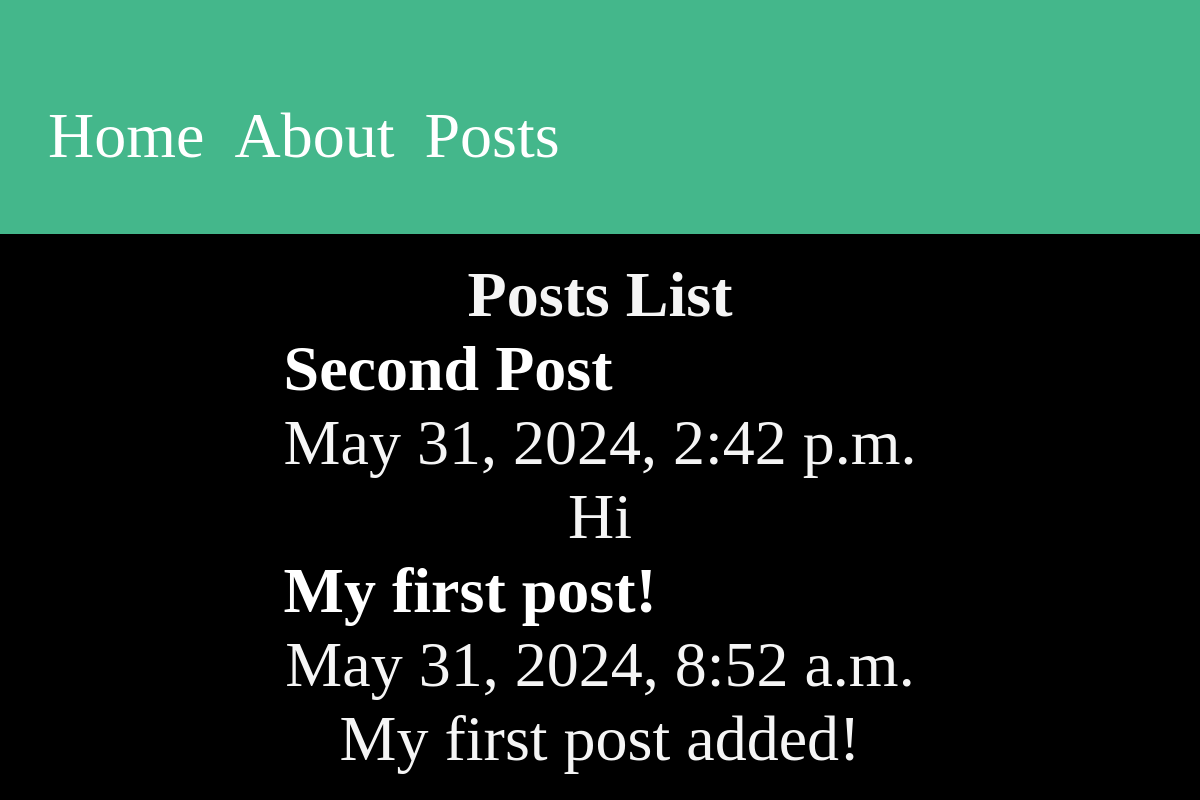
/posts/, run on the app's committed database.
### posts/models.py (models this page shows, shortened)
class Post(models.Model):
    title = models.CharField(max_length=75)
    body = models.TextField()
    slug = models.SlugField()
    date = models.DateTimeField(auto_now_add=True)
    banner = models.ImageField(default='fallback.png', blank=True)

### posts/views.py (the view)
# urls.py: path('', views.posts_list, name='list'),
def posts_list(request):
    posts = Post.objects.all().order_by('-date')
    return render(request, 'posts/posts_list.html', { 'posts': posts })

### posts/templates/posts/posts_list.html (shortened to what this page needs)
{% extends 'layout.html'%}
{% block content %}
    <section>
    <h1>Posts List</h1>
    {% for post in posts %}
        <article class="post">
            <a href="{% url 'posts:page' slug=post.slug %}">
                <h2>{{ post.title }}</h2>
            </a>
            <p>{{ post.date }}</p>
            <p>{{ post.body }}</p>
        </article>
    {% endfor %}
    </section>
{% endblock %}

### static/css/styles.css (style rules this page uses)
* { margin: 0; padding: 0; box-sizing: border-box; font-size: 64px; }
html,body { min-height: 100vh; background-color: black; color: whitesmoke; font-size: 3rem; display: flex; flex-flow: column; }
h1, p { text-align: center; }
a { text-decoration: none; color: #ffffff; }

### data on the page
Post: title "Second Post", date "May 31, 2024, 2:42 p.m.", body "Hi"
Post: title "My first post!", date "May 31, 2024, 8:52 a.m.", body "My first post added!"
